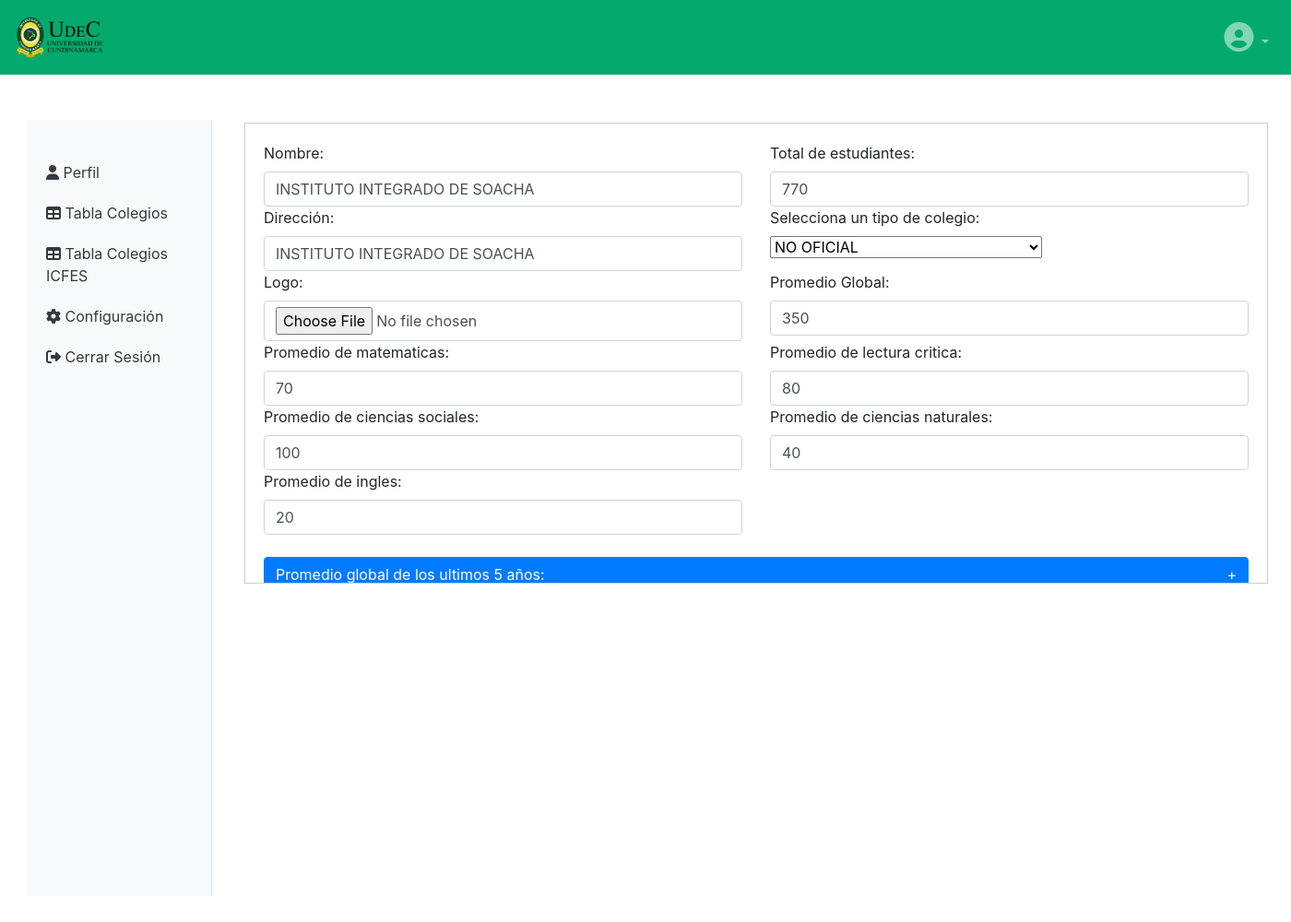
Page /Area-Administrador/php/editar-icfes.php?id=120&page=1 (signed in) on the committed database.
### tables this page shows
CREATE TABLE `colegios` (
  `id_colegios` int(11) NOT NULL,
  `nombre` varchar(255) NOT NULL,
  `total_estudiantes` int(11) NOT NULL,
  `tipo_de_colegio` varchar(50) NOT NULL,
  `direccion` varchar(255) NOT NULL,
  `logo` varchar(300) DEFAULT NULL
);

CREATE TABLE `colegios_icfes_prom_global` (
  `id` int(11) NOT NULL,
  `id_colegios` int(11) DEFAULT NULL,
  `tipo_de_colegio` varchar(50) NOT NULL,
  `promedio_global` int(11) DEFAULT NULL
);

CREATE TABLE `colegios_icfes_prom_matematicas` (
  `id` int(11) NOT NULL,
  `id_colegios` int(11) DEFAULT NULL,
  `promedio_matematicas` int(11) DEFAULT NULL
);

CREATE TABLE `colegios_icfes_prom_lectura` (
  `id` int(11) NOT NULL,
  `id_colegios` int(11) DEFAULT NULL,
  `promedio_lectura` int(11) DEFAULT NULL
);

CREATE TABLE `colegios_icfes_prom_sociales` (
  `id` int(11) NOT NULL,
  `id_colegios` int(11) DEFAULT NULL,
  `promedio_ciencias_sociales` int(11) DEFAULT NULL
);

CREATE TABLE `colegios_icfes_prom_cienciasn` (
  `id` int(11) NOT NULL,
  `id_colegios` int(11) DEFAULT NULL,
  `promedio_ciencias_naturales` int(11) DEFAULT NULL
);

CREATE TABLE `colegios_icfes_prom_ingles` (
  `id` int(11) NOT NULL,
  `id_colegios` int(11) DEFAULT NULL,
  `promedio_ingles` int(11) DEFAULT NULL
);

### Area-Administrador/php/editar-icfes.php (the view, shortened to what this page needs)
<!DOCTYPE html>
<html lang="es">
<head>
  <link rel="stylesheet" href="https://cdnjs.cloudflare.com/ajax/libs/font-awesome/6.4.2/css/all.min.css" />
  <link rel="stylesheet" href="https://maxcdn.bootstrapcdn.com/bootstrap/4.0.0/css/bootstrap.min.css">
  <link rel="stylesheet" href="../styles/style.css">
</head>
<body>
  <nav class="navbar navbar-expand-md navbar-dark custom-navbar fixed-top">
    <a class="navbar-brand" href="#">
      <img src="../img/ESCUDO-COLOR-H.png" alt="Logo" height="55">
    </a>
    <div class="collapse navbar-collapse justify-content-between" id="navbarNav">
      <ul class="navbar-nav">
        <li class="nav-item dropdown">
          <a class="nav-link dropdown-toggle" href="#" id="navbarDropdown" role="button" data-toggle="dropdown" aria-haspopup="true" aria-expanded="false">
            <i class="fas fa-user-circle user-icon"></i>
          </a>
        </li>
      </ul>
    </div>
  </nav>
  <nav class="sidebar">
    <a class="sidebar-item" href="../perfil.php">
      <i class="fas fa-user"></i> Perfil
    </a>
    <a class="sidebar-item" href="../Tabla-Colegios.php">
      <i class="fas fa-table"></i> Tabla Colegios
    </a>
    <a class="sidebar-item" href="../Tabla-Colegios-Icfes.php">
      <i class="fas fa-table"></i> Tabla Colegios ICFES
    </a>
    <a class="sidebar-item" href="../configuraciones.php">
      <i class="fas fa-cog"></i> Configuración
    </a>
    <a class="sidebar-item" href="cerrar_sesion.php">
      <i class="fas fa-sign-out-alt"></i> Cerrar Sesión
    </a>
  </nav>
  <div class="container">
    <?php
    if (isset($_GET['id']) && is_numeric($_GET['id'])) {
      $id = $_GET['id'];
      include "conexion.php";
      $sql = "SELECT colegios.id_colegios, colegios.nombre, colegios.direccion, colegios.tipo_de_colegio, colegios.total_estudiantes, colegios.logo,
            colegios_icfes_prom_global.promedio_global,
            colegios_icfes_prom_matematicas.promedio_matematicas,
            colegios_icfes_prom_lectura.promedio_lectura,
            colegios_icfes_prom_sociales.promedio_ciencias_sociales,
            colegios_icfes_prom_cienciasn.promedio_ciencias_naturales,
            colegios_icfes_prom_ingles.promedio_ingles
           FROM colegios
           LEFT JOIN colegios_icfes_prom_cienciasn ON colegios.id_colegios = colegios_icfes_prom_cienciasn.id_colegios
           LEFT JOIN colegios_icfes_prom_global ON colegios.id_colegios = colegios_icfes_prom_global.id_colegios
           LEFT JOIN colegios_icfes_prom_ingles ON colegios.id_colegios = colegios_icfes_prom_ingles.id_colegios
           LEFT JOIN colegios_icfes_prom_matematicas ON colegios.id_colegios =  colegios_icfes_prom_matematicas.id_colegios
           LEFT JOIN colegios_icfes_prom_sociales ON colegios.id_colegios = colegios_icfes_prom_sociales.id_colegios
           LEFT JOIN colegios_icfes_prom_lectura ON colegios.id_colegios = colegios_icfes_prom_lectura.id_colegios
                WHERE colegios.id_colegios = $id";
      $result = $conn->query($sql);
      if ($result->num_rows > 0) {
        $row = $result->fetch_assoc();
    ?>
        <div class="form-container">
          <form action="../actualizar-icfes.php" method="POST" enctype="multipart/form-data">
            <div class="form-group">
              <div class="row">
                <div class="col-md-6">
                  <label for="nombre">Nombre:</label>
                  <input type="text" class="form-control" id="nombre" name="nombre" value="<?php echo $row['nombre']; ?>">
                </div>
                <div class="col-md-6">
                  <label for="nombre">Total de estudiantes:</label>
                  <input type="text" class="form-control" id="nombre" name="total_estudiantes" value="<?php echo $row['total_estudiantes']; ?>">
                </div>
                <div class="col-md-6">
                  <label for="direccion">Dirección:</label>
                  <input type="text" class="form-control" id="direccion" name="direccion" value="<?php echo $row['direccion']; ?>">
                </div>
                <div class="col-md-6">
                  <label for="tipo_de_colegio">Selecciona un tipo de colegio:</label>
                  <br>
                  <select class="form-select" id="tipo_de_colegio" name="tipo_de_colegio" required>
                    <?php
                    $options = array("OFICIAL", "NO OFICIAL");
                    foreach ($options as $option) {
                      $selected = ($row['tipo_de_colegio'] === $option) ? 'selected' : '';
                      echo '<option value="' . $option . '" ' . $selected . '>' . $option . '</option>';
                    }
                    ?>
                  </select>
                </div>
                <div class="col-md-6">
                  <label for="nuevo_logo">Logo:</label>
                  <input type="file" class="form-control" id="nuevo_logo" name="nuevo_logo" accept="image/*">
                </div>
                <div class="col-md-6">
                  <label for="jornada_manana">Promedio Global:</label>
                  <input type="number" class="form-control" id="colegios_icfes_prom_global" name="colegios_icfes_prom_global" value="<?php echo $row['promedio_global']; ?>">
                </div>
                <div class="col-md-6">
                  <label for="jornada_tarde">Promedio de matematicas:</label>
                  <input type="number" class="form-control" id="colegios_icfes_prom_matematicas" name="colegios_icfes_prom_matematicas" value="<?php echo $row['promedio_matematicas']; ?>">
                </div>
                <div class="col-md-6">
                  <label for="jornada_completa">Promedio de lectura critica:</label>
                  <input type="number" class="form-control" id="colegios_icfes_prom_lectura" name="colegios_icfes_prom_lectura" value="<?php echo $row['promedio_lectura']; ?>">
                </div>
                <div class="col-md-6">
                  <label for="jornada_noche">Promedio de ciencias sociales:</label>
                  <input type="number" class="form-control" id="colegios_icfes_prom_sociales" name="colegios_icfes_prom_sociales" value="<?php echo $row['promedio_ciencias_sociales']; ?>">
                </div>
                <div class="col-md-6">
                  <label for="jornada_sabatina">Promedio de ciencias naturales:</label>
                  <input type="number" class="form-control" id="colegios_icfes_prom_cienciasn" name="colegios_icfes_prom_cienciasn" value="<?php echo $row['promedio_ciencias_naturales']; ?>">
                </div>
                <div class="col-md-6">
                  <label for="jornada_sabatina">Promedio de ingles:</label>
                  <input type="number" class="form-control" id="colegios_icfes_prom_ingles" name="colegios_icfes_prom_ingles" value="<?php echo $row['promedio_ingles']; ?>">
                  <br>
                </div>
                <div class="col-md-12">
                  <button class="btn btn-primary btn-block" type="button" data-toggle="collapse" data-target="#collapseForm1" aria-expanded="false" aria-controls="collapseForm1" id="toggleButton">
                    <span style="float: left;">Promedio global de los ultimos 5 años:</span> <span id="toggleIcon" style="float: right;">+</span>
                  </button>
                </div>
                <br>
                <br>
                <br>
                <br>
                <br>
              </div>
              <br>
          </form>
        </div>
    <?php
      } else {
        echo 'No se encontró ningún colegio con ese ID.';
      }
    } else {
      echo 'ID no válido.';
    }
    ?>
  </div>
</body>
</html>

### Area-Administrador/styles/style.css (style rules this page uses)
.user-icon { font-size: 2em; }
.custom-navbar { background-color: #04AA6D; }
.container { margin-left: 250px; }
.sidebar { position: fixed; left: 30px; top: 130px; bottom: 0; height: 50%; width: 200px; padding: 35px 0; background-color: #f8f9fa; border-right: 1px solid #dee2e6; z-index: 1000; }
.sidebar-item { padding: 10px 20px; display: block; color: #343a40; text-decoration: none; }

### Area-Administrador/php/editar-icfes.php (style rules this page uses)
.form-container { margin-top: 133px; max-height: 500px; overflow-y: auto; padding: 20px; border: 1px solid #ccc; }

### rows in the picture
colegios: nombre "INSTITUTO INTEGRADO DE SOACHA", total_estudiantes "770", direccion "INSTITUTO INTEGRADO DE SOACHA", colegios_icfes_prom_global "350", colegios_icfes_prom_matematicas "70", colegios_icfes_prom_lectura "80", colegios_icfes_prom_sociales "100", colegios_icfes_prom_cienciasn "40", colegios_icfes_prom_ingles "20"

### other values in the picture
form field tipo_de_colegio "NO OFICIAL"
